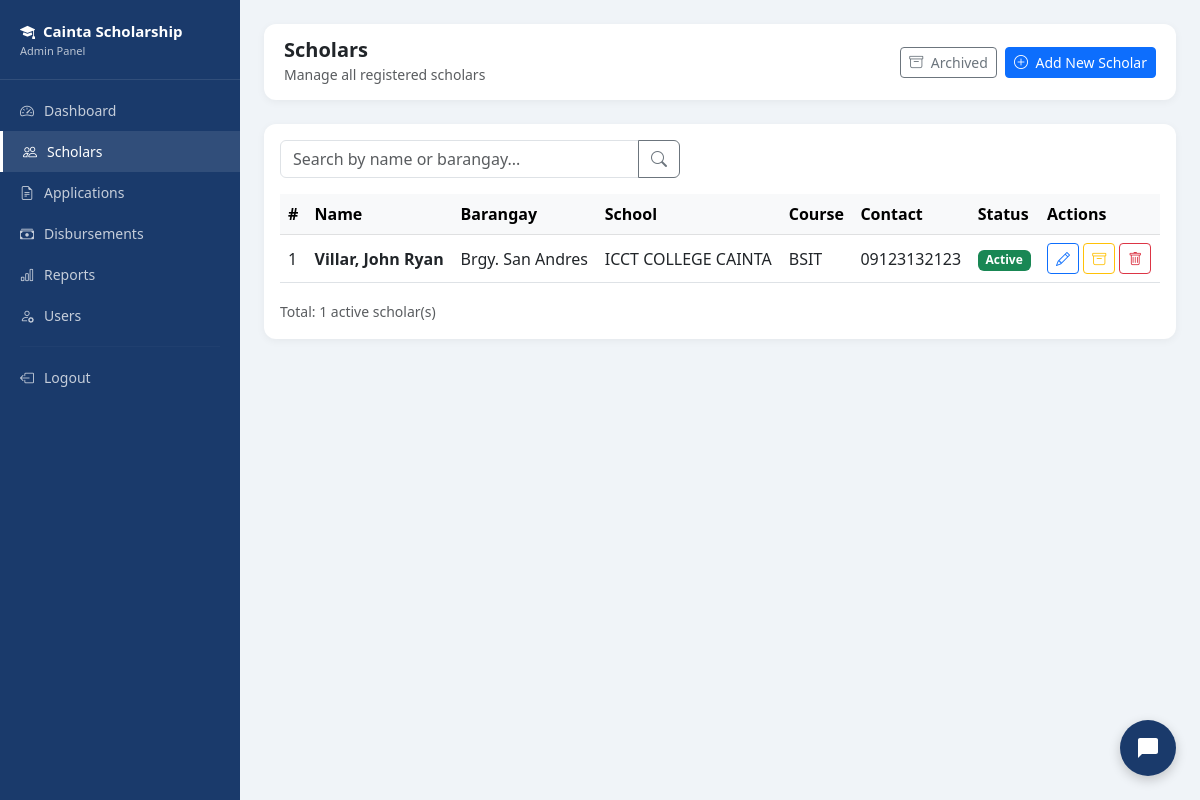
The page /admin/scholars.php (signed in) on the database as committed earlier.
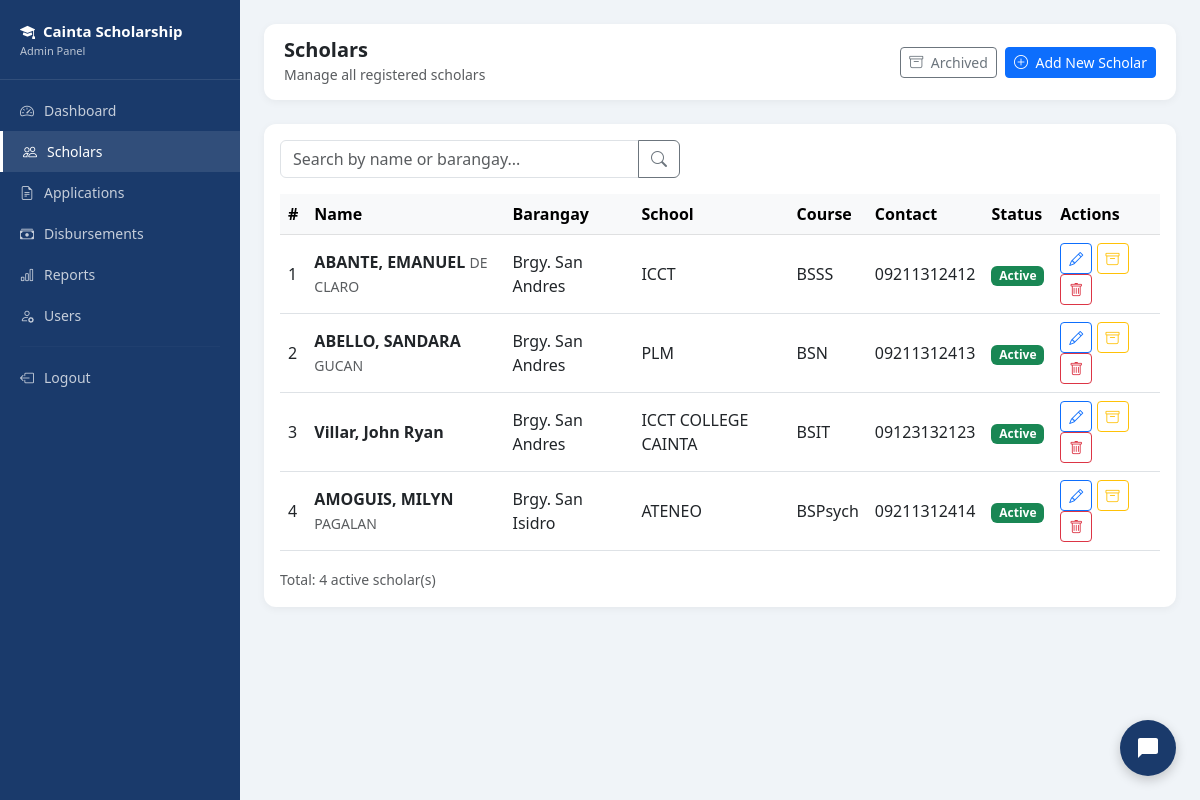
The same page on the database as committed later.
### tables this page shows
CREATE TABLE `scholars` (
  `scholar_id` int(11) NOT NULL,
  `first_name` varchar(50) NOT NULL,
  `last_name` varchar(50) NOT NULL,
  `middle_name` varchar(50) DEFAULT NULL,
  `birthdate` date DEFAULT NULL,
  `gender` enum('Male','Female') DEFAULT NULL,
  `address` text DEFAULT NULL,
  `barangay` varchar(100) DEFAULT NULL,
  `contact_no` varchar(20) DEFAULT NULL,
  `email` varchar(100) DEFAULT NULL,
  `school` varchar(100) DEFAULT NULL,
  `course` varchar(100) DEFAULT NULL,
  `year_level` int(11) DEFAULT NULL,
  `status` enum('active','inactive') DEFAULT 'active',
  `created_at` timestamp NOT NULL DEFAULT current_timestamp(),
  `is_archived` tinyint(4) DEFAULT 0,
  `archived_at` timestamp NULL DEFAULT NULL,
  `archive_reason` varchar(255) DEFAULT NULL
);

### admin/scholars.php (the view, shortened to what the changed rows need)
<?php
require_once '../includes/db.php';
$search = $_GET['search'] ?? '';
if($search) {
    $stmt = $pdo->prepare("SELECT * FROM scholars WHERE is_archived=0
        AND (first_name LIKE ? OR last_name LIKE ? OR barangay LIKE ?)
        ORDER BY
            FIELD(barangay,
                'Brgy. San Andres',
                'Brgy. San Isidro',
                'Brgy. San Juan',
                'Brgy. San Roque',
                'Brgy. Santa Rosa',
                'Brgy. Santo Domingo',
                'Brgy. Santo Niño'
            ), last_name ASC, first_name ASC");
    $stmt->execute(["%$search%", "%$search%", "%$search%"]);
} else {
    $stmt = $pdo->query("SELECT * FROM scholars WHERE is_archived=0
        ORDER BY
            FIELD(barangay,
                'Brgy. San Andres',
                'Brgy. San Isidro',
                'Brgy. San Juan',
                'Brgy. San Roque',
                'Brgy. Santa Rosa',
                'Brgy. Santo Domingo',
                'Brgy. Santo Niño'
            ), last_name ASC, first_name ASC");
}
$scholars = $stmt->fetchAll();
?>
<!DOCTYPE html>
<html lang="en">
<head>
    <link href="https://cdn.jsdelivr.net/npm/bootstrap@5.3.0/dist/css/bootstrap.min.css" rel="stylesheet">
    <link href="https://cdn.jsdelivr.net/npm/bootstrap-icons@1.10.0/font/bootstrap-icons.css" rel="stylesheet">
</head>
<body>
<div class="main-content">
    <div class="card">
        <div class="card-body">
            <form method="GET" class="mb-3">
                <div class="input-group" style="max-width: 400px;">
                </div>
            </form>
            <div class="table-responsive">
                <table class="table table-hover align-middle">
                    <thead class="table-light">
                        <tr>
                            <th>#</th>
                            <th>Name</th>
                            <th>Barangay</th>
                            <th>School</th>
                            <th>Course</th>
                            <th>Contact</th>
                            <th>Status</th>
                            <th>Actions</th>
                        </tr>
                    </thead>
                    <tbody>
                        <?php if(empty($scholars)): ?>
                        <tr>
                            <td colspan="8" class="text-center text-muted py-4">
                                <i class="bi bi-people fs-3 d-block mb-2"></i>
                                No scholars found.
                            </td>
                        </tr>
                        <?php else: ?>
                        <?php foreach($scholars as $i => $s): ?>
                        <tr>
                            <td><?= $i + 1 ?></td>
                            <td>
                                <strong><?= htmlspecialchars($s['last_name'] . ', ' . $s['first_name']) ?></strong>
                                <?php if($s['middle_name']): ?>
                                <small class="text-muted"><?= htmlspecialchars($s['middle_name']) ?></small>
                                <?php endif; ?>
                            </td>
                            <td><?= htmlspecialchars($s['barangay']) ?></td>
                            <td><?= htmlspecialchars($s['school']) ?></td>
                            <td><?= htmlspecialchars($s['course']) ?></td>
                            <td><?= htmlspecialchars($s['contact_no']) ?></td>
                            <td>
                                <span class="badge <?= $s['status'] == 'active' ? 'bg-success' : 'bg-secondary' ?>">
                                    <?= ucfirst($s['status']) ?>
                                </span>
                            </td>
                            <td>
                                <a href="edit_scholar.php?id=<?= $s['scholar_id'] ?>"
                                    class="btn btn-sm btn-outline-primary">
                                    <i class="bi bi-pencil"></i>
                                </a>
                                <button class="btn btn-sm btn-outline-warning"
                                    onclick="archiveScholar(<?= $s['scholar_id'] ?>, '<?= htmlspecialchars($s['first_name'] . ' ' . $s['last_name']) ?>')">
                                    <i class="bi bi-archive"></i>
                                </button>
                                <a href="scholars.php?delete=<?= $s['scholar_id'] ?>"
                                    class="btn btn-sm btn-outline-danger"
                                    onclick="return confirm('Permanently delete this scholar?')">
                                    <i class="bi bi-trash"></i>
                                </a>
                            </td>
                        </tr>
                        <?php endforeach; ?>
                        <?php endif; ?>
                    </tbody>
                </table>
            </div>
            <small class="text-muted">Total: <?= count($scholars) ?> active scholar(s)</small>
        </div>
    </div>
</div>
</body>
</html>

Rows that differ between the two databases and show on the page:
added scholars: last_name+first_name "ABANTE, EMANUEL", middle_name "DE CLARO", barangay "Brgy. San Andres", school "ICCT", course "BSSS", contact_no "09211312412", status "Active"
added scholars: last_name+first_name "ABELLO, SANDARA", middle_name "GUCAN", barangay "Brgy. San Andres", school "PLM", course "BSN", contact_no "09211312413", status "Active"
added scholars: last_name+first_name "AMOGUIS, MILYN", middle_name "PAGALAN", barangay "Brgy. San Isidro", school "ATENEO", course "BSPsych", contact_no "09211312414", status "Active"
Other text that changed with them:
count($scholars): "1" → "4"
